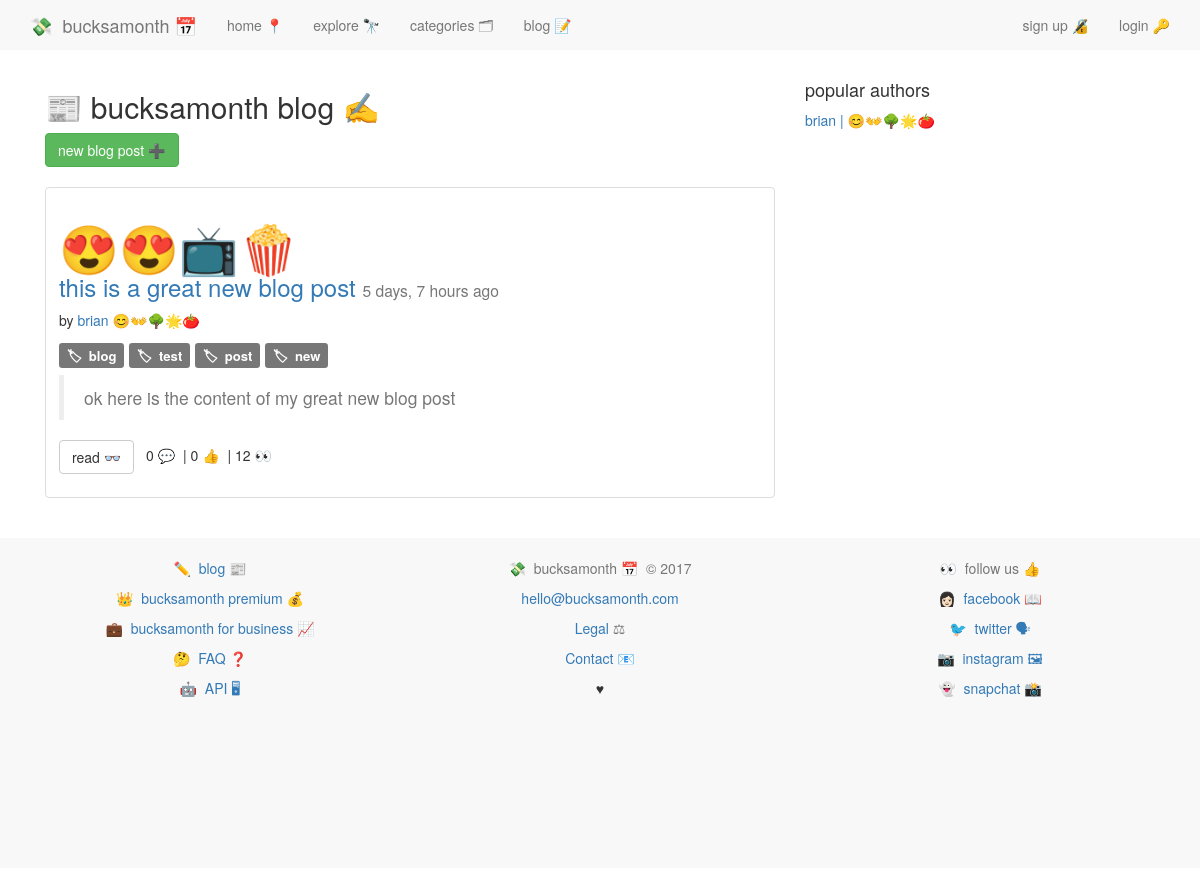
The page /blog/ on the database as committed earlier.
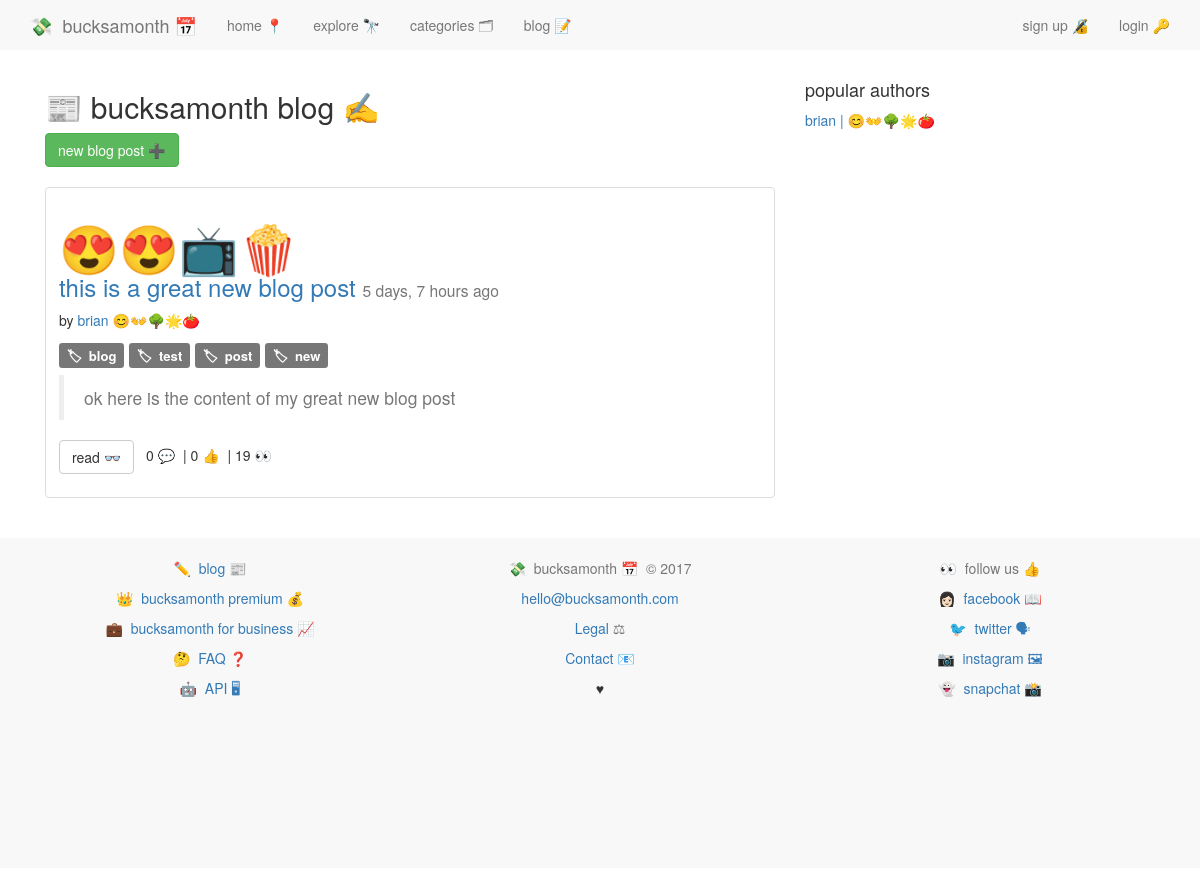
The same page on the database as committed later.
### blog/models.py (models this page shows, shortened)
class Post(models.Model):
    user               = models.ForeignKey(settings.AUTH_USER_MODEL)
    approved           = models.BooleanField(default=False, blank=True)
    title              = models.CharField(max_length=100)
    emoji              = models.CharField(max_length=50, blank=True)
    slug               = models.SlugField(unique=True)
    views              = models.PositiveIntegerField(default=0)
    tags = TaggableManager()
    likes = models.ManyToManyField(settings.AUTH_USER_MODEL, blank=True, related_name='post_likes')
    content = models.TextField()
    draft = models.BooleanField(default=False)
    publish = models.DateField(auto_now=False, auto_now_add=False)
    updated = models.DateTimeField(auto_now=True, auto_now_add=False)
    timestamp = models.DateTimeField(auto_now=False, auto_now_add=True)
    class Meta:
        ordering = ['-timestamp', '-updated']
    @property
    def comments(self):
        instance = self
        qs = Comment.objects.filter_by_instance(instance)
        return qs
    def get_absolute_url(self):
        return reverse("blog:detail", kwargs={"slug":self.slug})

### accounts/models.py (models this page shows, shortened)
class UserProfile(models.Model):
	user = models.OneToOneField(User)
	description = models.CharField(max_length=100, default='')
	twitter = models.CharField(max_length=100, default='')
	emoji = models.CharField(max_length=10, default='')
	setup = models.BooleanField(default=False)
	uid = models.CharField(default=uuid.uuid4, max_length=40)
	email_valid = models.BooleanField(default=False)
	followers = models.ManyToManyField('self')

### blog/views.py (the view)
def index(request):
    queryset_list = Post.objects.all()
    authors = list(set([post.user for post in queryset_list]))
    context = {
        'object_list':queryset_list,
        'authors':authors,
    }
    return render(request, 'blog/index.html', context)

### comments/models.py (called while the page is built)
	def filter_by_instance(self, instance):
		content_type = ContentType.objects.get_for_model(instance.__class__)
		obj_id = instance.id
		qs = super(CommentManager, self).filter(content_type=content_type, object_id=obj_id)
		return qs

### blog/templates/blog/index.html (shortened to what this page needs)
{% extends 'base.html' %}
{% block content %}
{% include 'nav.html' %}
<div class="container">
<div class="col-md-8">
  <h2>📰 bucksamonth blog ✍️</h2>
  <a class="btn btn-success" href="{% url 'blog:create' %}">new blog post ➕</a>
  <br /></br/>
{% for object in object_list %}
<div class="thumbnail">
  <div class="caption post-detail-item">
    <h3><a class="link-fancy" href="{{ object.get_absolute_url }}"><span class="link-fancy" style="font-size:2em">{{ object.emoji }}</span></a><br/><a href="{{ object.get_absolute_url }}">{{ object.title }}</a> <small>{{ object.timestamp | timesince }} ago</small></h3>
    <p>by <a style="text-decoration:none;" href="{% url 'blog:author_view' username=object.user.username %}">{{ object.user.username }} {{ object.user.userprofile.emoji }}</a></p>
    <p><span style="font-size:1.25em; word-wrap:break-word;">{% for tag in object.tags.all %}<a class="label label-default" href="{% url 'blog:tag_view' slug=tag %}">🏷&nbsp;&nbsp;{{ tag }}</a>&nbsp;{% endfor %}</span></p>
    <blockquote class="text-muted">{{ object.content | safe }}</blockquote>
    <p><a href="{{ object.get_absolute_url }}" class="btn btn-default" role="button">read 👓</a> {{ object.comments.count }} 💬&nbsp;&nbsp;| {{ object.likes.count }} 👍&nbsp;&nbsp;| {{ object.views }} 👀
  </div>
</div>
{% endfor %}
</div>
<div class="col-md-4">
  <h4>popular authors</h4>
    {% for author in authors %}
      <a href="{% url 'blog:author_view' username=author %}">{{ author }} | {{ author.userprofile.emoji }}</a></p>
    {% endfor %}
</div>
</div>
{% endblock %}

Rows that differ between the two databases and show on the page:
changed Post "this is a great new blog post": views "12" → "19"
